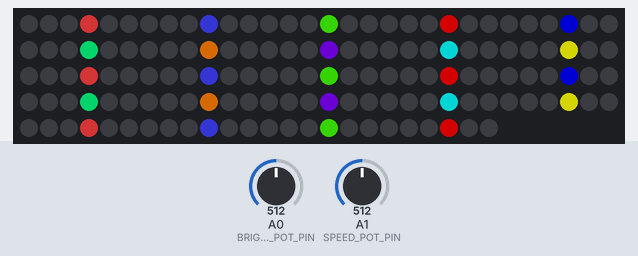
Recording of a sketch running on a simulated Arduino Uno, built with avr-gcc and run on an emulated ATmega328P. On the bench: 144 RGB LEDs in strip order, left to right, continuing on the next row. The test bench sets the inputs (shaded band); at power-on: A0 (BRIGHTNESS_POT_PIN) = 512, A1 (SPEED_POT_PIN) = 512. Dim RGB values are drawn brighter than linear; what the sketch prints to the serial monitor is not drawn.

Above: at 1.3 s.
1.4 s: A0 (BRIGHTNESS_POT_PIN) set to 122
At 2.0 s:
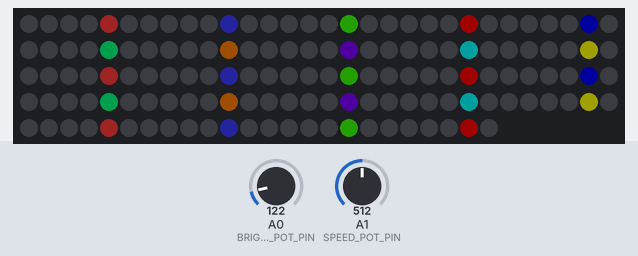
4.5 s: A1 (SPEED_POT_PIN) set to 122
At 5.61 s:
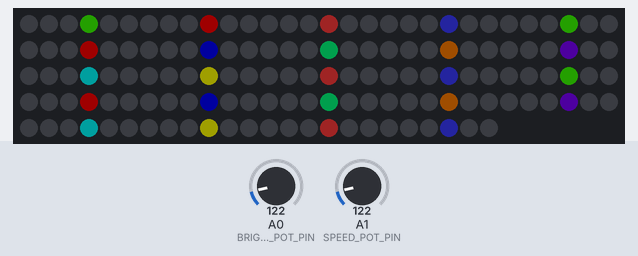
7.1 s: A1 (SPEED_POT_PIN) set to 40
10.2 s: A1 (SPEED_POT_PIN) set to 0
13.3 s: A0 (BRIGHTNESS_POT_PIN) set to 40
At 14.2 s:
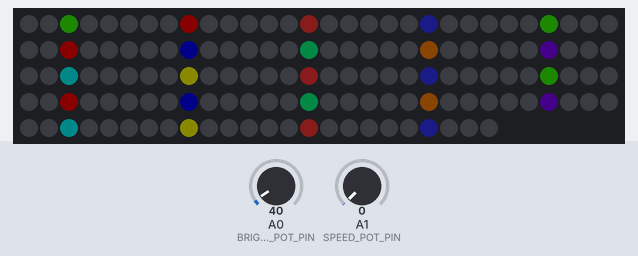
14.8 s: A0 (BRIGHTNESS_POT_PIN) set to 60
At 15.8 s:
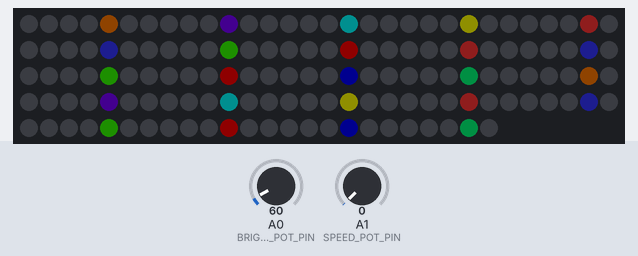

Measured:
- after the input at 1.4 s, the LEDs: change after 0.19 s (image 1)
- after the input at 13.3 s, the LEDs: first change at once (image 3 shows a later state)
- after the input at 14.8 s, the LEDs: first differ from a run without the input after 0.05 s (image 4 shows a later state)
- what the display in image 1 shows lasts 0.5 s, from 1.6 s to 2.1 s

The sketch:

theater-chase-rainbow.ino
```cpp
// single pattern test
#include <Adafruit_NeoPixel.h>

#define BRIGHTNESS_POT_PIN A0
#define SPEED_POT_PIN A1

// Output pin
#define LED_PIN 12 // connect the Data In pin
#define NUMBER_PIXELS 144 // connect the Data In pin
#define MODE_COUNT 28
Adafruit_NeoPixel strip = Adafruit_NeoPixel(NUMBER_PIXELS, LED_PIN, NEO_GRB + NEO_KHZ800);

// these variables updated with each loop
int brightness = 50; // The brightness from the pot is from 0 to 1023 but to the LEDs are 1 to 254
int speed_level = 50; // The brightness from the pot is from 0 to 1023 but to the LEDs are 1 to 254

int myIndex = 0; // the index of where we are drawing to the LED strip - cycles from 0 to NUMBER_PIXELS

// 10 color array
int colors[30] =
   {255,  64,  64,
    255,   0,   0,
    255, 128,   0,
    255, 255,   0,
    0,   255,   0,
    0,   255, 255,
    0,     0, 255,
    128,   0, 255,
    255,   0, 255,
    128,  50, 128
   };


void setup() {
  strip.begin(); // sets up the memory for the LED strip
  pinMode(LED_PIN, OUTPUT);     // Pin 13 is output to which an LED is connected
  pinMode(BRIGHTNESS_POT_PIN, INPUT);
  pinMode(SPEED_POT_PIN, INPUT);

  Serial.begin(9600);
  Serial.println("Start Function Finished");
}

void loop() {
    brightness = analogRead(BRIGHTNESS_POT_PIN);
    brightness = map(brightness, 0, 1023, 1, 255);
    speed_level = analogRead(SPEED_POT_PIN);
    speed_level = map(speed_level, 0, 1023, 30, 1000);  // anything faster than 30 is a blur


    display_theater_chase_rainbow(brightness);
    myIndex++;
    if (myIndex > strip.numPixels())
      myIndex = 0;
    delay(speed_level);
}


// Theatre-style crawling lights - 10 colors 6 pixels apart
void display_theater_chase_rainbow(int brightness) {
  int step, red, green, blue, offset;
  int np = strip.numPixels();
  int num_pix_draws = np / 6;
  for (int i=0; i < num_pix_draws; i++) {
      int color = i % 10; // the offset into the array of color values
      red = map(colors[color], 0, 255, 0, brightness);
      green = map(colors[color+1], 0, 255, 0, brightness);
      blue = map(colors[color+2], 0, 255, 0, brightness);
      offset = (i * 6) + myIndex;
      strip.setPixelColor(offset  % np, 0, 0, 0); // erase the prior
      strip.setPixelColor((offset + 1) % np, red, green, blue); // draw the next
    }
  strip.show();
}
```
